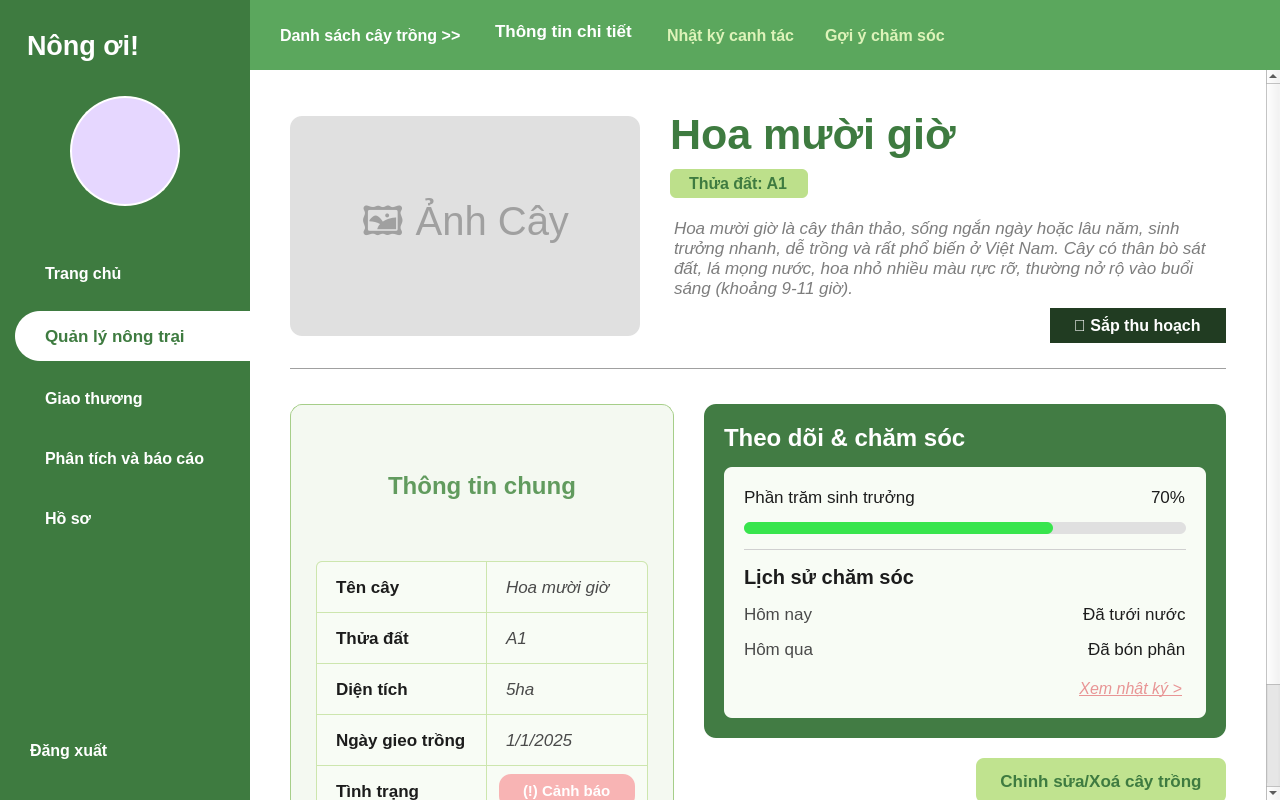
<?xml version="1.0" encoding="UTF-8"?>
<ui version="4.0">
 <class>ChiTietCayTrongScreen</class>
 <widget class="QWidget" name="ChiTietCayTrongScreen">
  <property name="geometry">
   <rect>
    <x>0</x>
    <y>0</y>
    <width>1280</width>
    <height>800</height>
   </rect>
  </property>
  <property name="windowTitle">
   <string>Chi tiết cây trồng - Nông Ơi</string>
  </property>
  <property name="styleSheet">
   <string notr="true">QWidget#ChiTietCayTrongScreen {
    background-color: #FFFFFF;
}
QLabel, QLineEdit, QPushButton, QComboBox, QCheckBox {
    font-family: 'Segoe UI', Arial, sans-serif;
}
QScrollArea {
    border: none;
    background-color: transparent;
}</string>
  </property>
  <layout class="QHBoxLayout" name="main_layout">
   <property name="spacing">
    <number>0</number>
   </property>
   <property name="leftMargin">
    <number>0</number>
   </property>
   <property name="topMargin">
    <number>0</number>
   </property>
   <property name="rightMargin">
    <number>0</number>
   </property>
   <property name="bottomMargin">
    <number>0</number>
   </property>
   <item>
    <widget class="QFrame" name="sidebar">
     <property name="minimumSize">
      <size>
       <width>250</width>
       <height>0</height>
      </size>
     </property>
     <property name="maximumSize">
      <size>
       <width>250</width>
       <height>16777215</height>
      </size>
     </property>
     <property name="styleSheet">
      <string notr="true">QFrame#sidebar {
    background-color: #3E7B40;
}</string>
     </property>
     <layout class="QVBoxLayout" name="verticalLayout_sidebar">
      <property name="spacing">
       <number>15</number>
      </property>
      <property name="leftMargin">
       <number>0</number>
      </property>
      <property name="topMargin">
       <number>30</number>
      </property>
      <property name="rightMargin">
       <number>0</number>
      </property>
      <property name="bottomMargin">
       <number>30</number>
      </property>
      <item>
       <widget class="QLabel" name="lbl_logo">
        <property name="styleSheet">
         <string notr="true">color: white;
font-size: 20pt;
font-weight: bold;
padding-left: 20px;</string>
        </property>
        <property name="text">
         <string>Nông ơi!</string>
        </property>
       </widget>
      </item>
      <item>
       <spacer name="verticalSpacer_avatar_top">
        <property name="orientation">
         <enum>Qt::Vertical</enum>
        </property>
        <property name="sizeType">
         <enum>QSizePolicy::Fixed</enum>
        </property>
        <property name="sizeHint" stdset="0">
         <size>
          <width>20</width>
          <height>20</height>
         </size>
        </property>
       </spacer>
      </item>
      <item>
       <layout class="QHBoxLayout" name="avatar_layout">
        <item>
         <widget class="QLabel" name="lbl_avatar">
          <property name="minimumSize">
           <size>
            <width>110</width>
            <height>110</height>
           </size>
          </property>
          <property name="maximumSize">
           <size>
            <width>110</width>
            <height>110</height>
           </size>
          </property>
          <property name="styleSheet">
           <string notr="true">background-color: #E6D7FF; border-radius: 55px; border: 2px solid white;</string>
          </property>
          <property name="text">
           <string/>
          </property>
          <property name="pixmap">
           <pixmap>../Hình ảnh/icon_user_purple.png</pixmap>
          </property>
          <property name="scaledContents">
           <bool>true</bool>
          </property>
          <property name="alignment">
           <set>Qt::AlignCenter</set>
          </property>
         </widget>
        </item>
       </layout>
      </item>
      <item>
       <spacer name="verticalSpacer_menu_top">
        <property name="orientation">
         <enum>Qt::Vertical</enum>
        </property>
        <property name="sizeType">
         <enum>QSizePolicy::Fixed</enum>
        </property>
        <property name="sizeHint" stdset="0">
         <size>
          <width>20</width>
          <height>30</height>
         </size>
        </property>
       </spacer>
      </item>
      <item>
       <widget class="QPushButton" name="btn_menu_trang_chu">
        <property name="minimumSize">
         <size>
          <width>0</width>
          <height>45</height>
         </size>
        </property>
        <property name="cursor">
         <cursorShape>PointingHandCursor</cursorShape>
        </property>
        <property name="styleSheet">
         <string notr="true">QPushButton { background-color: transparent; color: white; font-size: 12pt; font-weight: bold; text-align: left; padding-left: 45px; border: none; } QPushButton:hover { color: #DDF3B9; }</string>
        </property>
        <property name="text">
         <string>Trang chủ</string>
        </property>
       </widget>
      </item>
      <item>
       <widget class="QPushButton" name="btn_menu_quan_ly">
        <property name="minimumSize">
         <size>
          <width>0</width>
          <height>50</height>
         </size>
        </property>
        <property name="cursor">
         <cursorShape>PointingHandCursor</cursorShape>
        </property>
        <property name="styleSheet">
         <string notr="true">QPushButton { background-color: #FFFFFF; color: #3E7B40; font-size: 13pt; font-weight: bold; text-align: left; padding-left: 30px; border: none; border-top-left-radius: 25px; border-bottom-left-radius: 25px; margin-left: 15px; }</string>
        </property>
        <property name="text">
         <string>Quản lý nông trại</string>
        </property>
       </widget>
      </item>
      <item>
       <widget class="QPushButton" name="btn_menu_giao_thuong">
        <property name="minimumSize">
         <size>
          <width>0</width>
          <height>45</height>
         </size>
        </property>
        <property name="cursor">
         <cursorShape>PointingHandCursor</cursorShape>
        </property>
        <property name="styleSheet">
         <string notr="true">QPushButton { background-color: transparent; color: white; font-size: 12pt; font-weight: bold; text-align: left; padding-left: 45px; border: none; } QPushButton:hover { color: #DDF3B9; }</string>
        </property>
        <property name="text">
         <string>Giao thương</string>
        </property>
       </widget>
      </item>
      <item>
       <widget class="QPushButton" name="btn_menu_phan_tich">
        <property name="minimumSize">
         <size>
          <width>0</width>
          <height>45</height>
         </size>
        </property>
        <property name="cursor">
         <cursorShape>PointingHandCursor</cursorShape>
        </property>
        <property name="styleSheet">
         <string notr="true">QPushButton { background-color: transparent; color: white; font-size: 12pt; font-weight: bold; text-align: left; padding-left: 45px; border: none; } QPushButton:hover { color: #DDF3B9; }</string>
        </property>
        <property name="text">
         <string>Phân tích và báo cáo</string>
        </property>
       </widget>
      </item>
      <item>
       <widget class="QPushButton" name="btn_menu_ho_so">
        <property name="minimumSize">
         <size>
          <width>0</width>
          <height>45</height>
         </size>
        </property>
        <property name="cursor">
         <cursorShape>PointingHandCursor</cursorShape>
        </property>
        <property name="styleSheet">
         <string notr="true">QPushButton { background-color: transparent; color: white; font-size: 12pt; font-weight: bold; text-align: left; padding-left: 45px; border: none; } QPushButton:hover { color: #DDF3B9; }</string>
        </property>
        <property name="text">
         <string>Hồ sơ</string>
        </property>
       </widget>
      </item>
      <item>
       <spacer name="verticalSpacer_sidebar_bottom">
        <property name="orientation">
         <enum>Qt::Vertical</enum>
        </property>
        <property name="sizeHint" stdset="0">
         <size>
          <width>20</width>
          <height>40</height>
         </size>
        </property>
       </spacer>
      </item>
      <item>
       <widget class="QPushButton" name="btn_dang_xuat">
        <property name="minimumSize">
         <size>
          <width>0</width>
          <height>40</height>
         </size>
        </property>
        <property name="cursor">
         <cursorShape>PointingHandCursor</cursorShape>
        </property>
        <property name="styleSheet">
         <string notr="true">QPushButton { background-color: transparent; color: white; font-size: 12pt; font-weight: bold; text-align: left; padding-left: 30px; border: none; } QPushButton:hover { color: #FFB3B3; }</string>
        </property>
        <property name="text">
         <string>Đăng xuất</string>
        </property>
       </widget>
      </item>
     </layout>
    </widget>
   </item>
   <item>
    <layout class="QVBoxLayout" name="verticalLayout_main">
     <property name="spacing">
      <number>0</number>
     </property>
     <item>
      <widget class="QFrame" name="top_bar">
       <property name="minimumSize">
        <size>
         <width>0</width>
         <height>70</height>
        </size>
       </property>
       <property name="maximumSize">
        <size>
         <width>16777215</width>
         <height>70</height>
        </size>
       </property>
       <property name="styleSheet">
        <string notr="true">QFrame#top_bar { background-color: #5BA75D; }</string>
       </property>
       <layout class="QHBoxLayout" name="horizontalLayout_topbar">
        <property name="spacing">
         <number>30</number>
        </property>
        <property name="leftMargin">
         <number>30</number>
        </property>
        <property name="rightMargin">
         <number>30</number>
        </property>
        <item>
         <widget class="QLabel" name="lbl_tab_danh_sach">
          <property name="cursor">
           <cursorShape>PointingHandCursor</cursorShape>
          </property>
          <property name="styleSheet">
           <string notr="true">color: white; font-size: 12pt; font-weight: bold;</string>
          </property>
          <property name="text">
           <string>Danh sách cây trồng &gt;&gt;</string>
          </property>
         </widget>
        </item>
        <item>
         <widget class="QLabel" name="lbl_tab_thong_tin">
          <property name="styleSheet">
           <string notr="true">color: white; font-size: 13pt; font-weight: bold; border-bottom: 3px solid white; padding-bottom: 5px;</string>
          </property>
          <property name="text">
           <string>Thông tin chi tiết</string>
          </property>
         </widget>
        </item>
        <item>
         <widget class="QLabel" name="lbl_tab_nhat_ky">
          <property name="cursor">
           <cursorShape>PointingHandCursor</cursorShape>
          </property>
          <property name="styleSheet">
           <string notr="true">color: #DDF3B9; font-size: 12pt; font-weight: bold;</string>
          </property>
          <property name="text">
           <string>Nhật ký canh tác</string>
          </property>
         </widget>
        </item>
        <item>
         <widget class="QLabel" name="lbl_tab_goi_y">
          <property name="cursor">
           <cursorShape>PointingHandCursor</cursorShape>
          </property>
          <property name="styleSheet">
           <string notr="true">color: #DDF3B9; font-size: 12pt; font-weight: bold;</string>
          </property>
          <property name="text">
           <string>Gợi ý chăm sóc</string>
          </property>
         </widget>
        </item>
        <item>
         <spacer name="horizontalSpacer_topbar">
          <property name="orientation">
           <enum>Qt::Horizontal</enum>
          </property>
          <property name="sizeHint" stdset="0">
           <size>
            <width>40</width>
            <height>20</height>
           </size>
          </property>
         </spacer>
        </item>
       </layout>
      </widget>
     </item>
     <item>
      <widget class="QScrollArea" name="scroll_area">
       <property name="styleSheet">
        <string notr="true">QScrollArea { background-color: #FFFFFF; border: none; }</string>
       </property>
       <property name="widgetResizable">
        <bool>true</bool>
       </property>
       <widget class="QWidget" name="scrollAreaWidgetContents">
        <property name="geometry">
         <rect>
          <x>0</x>
          <y>0</y>
          <width>1015</width>
          <height>905</height>
         </rect>
        </property>
        <property name="styleSheet">
         <string notr="true">QWidget#scrollAreaWidgetContents { background-color: #FFFFFF; }</string>
        </property>
        <layout class="QVBoxLayout" name="verticalLayout_scroll">
         <property name="spacing">
          <number>25</number>
         </property>
         <property name="leftMargin">
          <number>40</number>
         </property>
         <property name="topMargin">
          <number>40</number>
         </property>
         <property name="rightMargin">
          <number>40</number>
         </property>
         <property name="bottomMargin">
          <number>40</number>
         </property>
         <item>
          <layout class="QHBoxLayout" name="hbox_top_info">
           <property name="spacing">
            <number>30</number>
           </property>
           <item>
            <widget class="QLabel" name="img_cay_trong">
             <property name="minimumSize">
              <size>
               <width>350</width>
               <height>220</height>
              </size>
             </property>
             <property name="maximumSize">
              <size>
               <width>350</width>
               <height>220</height>
              </size>
             </property>
             <property name="styleSheet">
              <string notr="true">background-color: #E0E0E0; border-radius: 12px; font-size: 30pt; color: #A0A0A0;</string>
             </property>
             <property name="text">
              <string>🖼️ Ảnh Cây</string>
             </property>
             <property name="alignment">
              <set>Qt::AlignCenter</set>
             </property>
            </widget>
           </item>
           <item>
            <layout class="QVBoxLayout" name="vbox_basic_info">
             <property name="spacing">
              <number>10</number>
             </property>
             <item>
              <widget class="QLabel" name="lbl_ten_cay_to">
               <property name="styleSheet">
                <string notr="true">color: #3E7B40; font-size: 32pt; font-weight: 900;</string>
               </property>
               <property name="text">
                <string>Hoa mười giờ</string>
               </property>
              </widget>
             </item>
             <item>
              <layout class="QHBoxLayout">
               <item>
                <widget class="QLabel" name="lbl_badge_thua">
                 <property name="styleSheet">
                  <string notr="true">background-color: #BDE08B; color: #3E7B40; font-size: 12pt; font-weight: bold; border-radius: 6px; padding: 5px 15px;</string>
                 </property>
                 <property name="text">
                  <string>Thửa đất: A1</string>
                 </property>
                </widget>
               </item>
               <item>
                <spacer>
                 <property name="orientation">
                  <enum>Qt::Horizontal</enum>
                 </property>
                 <property name="sizeHint" stdset="0">
                  <size>
                   <width>40</width>
                   <height>20</height>
                  </size>
                 </property>
                </spacer>
               </item>
              </layout>
             </item>
             <item>
              <widget class="QLabel" name="lbl_mo_ta">
               <property name="styleSheet">
                <string notr="true">color: #7D7D7D; font-size: 13pt; font-style: italic; line-height: 1.5; margin-top: 10px;</string>
               </property>
               <property name="text">
                <string>Hoa mười giờ là cây thân thảo, sống ngắn ngày hoặc lâu năm, sinh trưởng nhanh, dễ trồng và rất phổ biến ở Việt Nam. Cây có thân bò sát đất, lá mọng nước, hoa nhỏ nhiều màu rực rỡ, thường nở rộ vào buổi sáng (khoảng 9-11 giờ).</string>
               </property>
               <property name="wordWrap">
                <bool>true</bool>
               </property>
              </widget>
             </item>
             <item>
              <layout class="QHBoxLayout">
               <item>
                <spacer>
                 <property name="orientation">
                  <enum>Qt::Horizontal</enum>
                 </property>
                 <property name="sizeHint" stdset="0">
                  <size>
                   <width>40</width>
                   <height>20</height>
                  </size>
                 </property>
                </spacer>
               </item>
               <item>
                <widget class="QLabel" name="lbl_badge_status_main">
                 <property name="styleSheet">
                  <string notr="true">background-color: #213C22; color: white; font-size: 12pt; font-weight: bold; border-radius: 18px; padding: 8px 20px;</string>
                 </property>
                 <property name="text">
                  <string>🌱 Sắp thu hoạch</string>
                 </property>
                </widget>
               </item>
              </layout>
             </item>
            </layout>
           </item>
          </layout>
         </item>
         <item>
          <widget class="QFrame" name="line_divider">
           <property name="minimumSize">
            <size>
             <width>0</width>
             <height>1</height>
            </size>
           </property>
           <property name="styleSheet">
            <string notr="true">background-color: #A0A0A0;</string>
           </property>
          </widget>
         </item>
         <item>
          <layout class="QHBoxLayout" name="hbox_bottom_cards">
           <property name="spacing">
            <number>30</number>
           </property>
           <property name="topMargin">
            <number>10</number>
           </property>
           <item>
            <widget class="QFrame" name="card_thong_tin_chung">
             <property name="styleSheet">
              <string notr="true">QFrame#card_thong_tin_chung {
    background-color: #F4F9F1;
    border: 1px solid #A6CE89;
    border-radius: 12px;
}</string>
             </property>
             <layout class="QVBoxLayout" name="vbox_card1">
              <property name="spacing">
               <number>20</number>
              </property>
              <property name="leftMargin">
               <number>25</number>
              </property>
              <property name="topMargin">
               <number>25</number>
              </property>
              <property name="rightMargin">
               <number>25</number>
              </property>
              <property name="bottomMargin">
               <number>25</number>
              </property>
              <item>
               <widget class="QLabel" name="lbl_ttc_title">
                <property name="styleSheet">
                 <string notr="true">color: #619B5E; font-size: 18pt; font-weight: bold; border: none;</string>
                </property>
                <property name="text">
                 <string>Thông tin chung</string>
                </property>
                <property name="alignment">
                 <set>Qt::AlignCenter</set>
                </property>
               </widget>
              </item>
              <item>
               <widget class="QFrame" name="frame_ttc_grid_bg">
                <property name="styleSheet">
                 <string notr="true">QFrame#frame_ttc_grid_bg {
    background-color: #CDE6AE;
    border-radius: 6px;
}</string>
                </property>
                <layout class="QGridLayout" name="gridLayout_ttc">
                 <property name="leftMargin">
                  <number>1</number>
                 </property>
                 <property name="topMargin">
                  <number>1</number>
                 </property>
                 <property name="rightMargin">
                  <number>1</number>
                 </property>
                 <property name="bottomMargin">
                  <number>1</number>
                 </property>
                 <property name="spacing">
                  <number>1</number>
                 </property>
                 <item row="0" column="0">
                  <widget class="QLabel" name="lbl_ttc_col1_1">
                   <property name="styleSheet">
                    <string notr="true">background-color: #F8FCF5; color: #1C1C1C; font-size: 13pt; font-weight: bold; padding: 15px; border-top-left-radius: 5px;</string>
                   </property>
                   <property name="text">
                    <string>Tên cây</string>
                   </property>
                  </widget>
                 </item>
                 <item row="0" column="1">
                  <widget class="QLabel" name="lbl_ttc_col2_1">
                   <property name="styleSheet">
                    <string notr="true">background-color: #F8FCF5; color: #4A4A4A; font-size: 13pt; font-style: italic; padding: 15px; border-top-right-radius: 5px;</string>
                   </property>
                   <property name="text">
                    <string>Hoa mười giờ</string>
                   </property>
                  </widget>
                 </item>
                 <item row="1" column="0">
                  <widget class="QLabel" name="lbl_ttc_col1_2">
                   <property name="styleSheet">
                    <string notr="true">background-color: #F8FCF5; color: #1C1C1C; font-size: 13pt; font-weight: bold; padding: 15px;</string>
                   </property>
                   <property name="text">
                    <string>Thửa đất</string>
                   </property>
                  </widget>
                 </item>
                 <item row="1" column="1">
                  <widget class="QLabel" name="lbl_ttc_col2_2">
                   <property name="styleSheet">
                    <string notr="true">background-color: #F8FCF5; color: #4A4A4A; font-size: 13pt; font-style: italic; padding: 15px;</string>
                   </property>
                   <property name="text">
                    <string>A1</string>
                   </property>
                  </widget>
                 </item>
                 <item row="2" column="0">
                  <widget class="QLabel" name="lbl_ttc_col1_3">
                   <property name="styleSheet">
                    <string notr="true">background-color: #F8FCF5; color: #1C1C1C; font-size: 13pt; font-weight: bold; padding: 15px;</string>
                   </property>
                   <property name="text">
                    <string>Diện tích</string>
                   </property>
                  </widget>
                 </item>
                 <item row="2" column="1">
                  <widget class="QLabel" name="lbl_ttc_col2_3">
                   <property name="styleSheet">
                    <string notr="true">background-color: #F8FCF5; color: #4A4A4A; font-size: 13pt; font-style: italic; padding: 15px;</string>
                   </property>
                   <property name="text">
                    <string>5ha</string>
                   </property>
                  </widget>
                 </item>
                 <item row="3" column="0">
                  <widget class="QLabel" name="lbl_ttc_col1_4">
                   <property name="styleSheet">
                    <string notr="true">background-color: #F8FCF5; color: #1C1C1C; font-size: 13pt; font-weight: bold; padding: 15px;</string>
                   </property>
                   <property name="text">
                    <string>Ngày gieo trồng</string>
                   </property>
                  </widget>
                 </item>
                 <item row="3" column="1">
                  <widget class="QLabel" name="lbl_ttc_col2_4">
                   <property name="styleSheet">
                    <string notr="true">background-color: #F8FCF5; color: #4A4A4A; font-size: 13pt; font-style: italic; padding: 15px;</string>
                   </property>
                   <property name="text">
                    <string>1/1/2025</string>
                   </property>
                  </widget>
                 </item>
                 <item row="4" column="0">
                  <widget class="QLabel" name="lbl_ttc_col1_5">
                   <property name="styleSheet">
                    <string notr="true">background-color: #F8FCF5; color: #1C1C1C; font-size: 13pt; font-weight: bold; padding: 15px; border-bottom-left-radius: 5px;</string>
                   </property>
                   <property name="text">
                    <string>Tình trạng</string>
                   </property>
                  </widget>
                 </item>
                 <item row="4" column="1">
                  <widget class="QFrame" name="frame_ttc_col2_5">
                   <property name="styleSheet">
                    <string notr="true">background-color: #F8FCF5; border-bottom-right-radius: 5px;</string>
                   </property>
                   <layout class="QHBoxLayout">
                    <property name="leftMargin">
                     <number>12</number>
                    </property>
                    <property name="topMargin">
                     <number>8</number>
                    </property>
                    <property name="rightMargin">
                     <number>12</number>
                    </property>
                    <property name="bottomMargin">
                     <number>8</number>
                    </property>
                    <item alignment="Qt::AlignLeft">
                     <widget class="QLabel" name="lbl_badge_canhbao">
                      <property name="styleSheet">
                       <string notr="true">background-color: #F8B4B4; color: white; border-radius: 12px; padding: 6px 20px; font-size: 11pt; font-weight: bold;</string>
                      </property>
                      <property name="text">
                       <string>(!) Cảnh báo</string>
                      </property>
                     </widget>
                    </item>
                   </layout>
                  </widget>
                 </item>
                </layout>
               </widget>
              </item>
             </layout>
            </widget>
           </item>
           <item>
            <layout class="QVBoxLayout" name="vbox_right_cards">
             <property name="spacing">
              <number>20</number>
             </property>
             <item>
              <widget class="QFrame" name="card_theo_doi">
               <property name="styleSheet">
                <string notr="true">QFrame#card_theo_doi {
    background-color: #427C44;
    border-radius: 12px;
}</string>
               </property>
               <layout class="QVBoxLayout" name="vbox_card2">
                <property name="spacing">
                 <number>15</number>
                </property>
                <property name="leftMargin">
                 <number>20</number>
                </property>
                <property name="topMargin">
                 <number>20</number>
                </property>
                <property name="rightMargin">
                 <number>20</number>
                </property>
                <property name="bottomMargin">
                 <number>20</number>
                </property>
                <item>
                 <widget class="QLabel" name="lbl_td_title">
                  <property name="styleSheet">
                   <string notr="true">color: white; font-size: 18pt; font-weight: bold; border: none;</string>
                  </property>
                  <property name="text">
                   <string>Theo dõi &amp; chăm sóc</string>
                  </property>
                 </widget>
                </item>
                <item>
                 <widget class="QFrame" name="frame_td_inner">
                  <property name="styleSheet">
                   <string notr="true">QFrame#frame_td_inner { background-color: #F8FCF5; border-radius: 8px; }</string>
                  </property>
                  <layout class="QVBoxLayout" name="vbox_td_inner">
                   <property name="spacing">
                    <number>15</number>
                   </property>
                   <property name="leftMargin">
                    <number>20</number>
                   </property>
                   <property name="topMargin">
                    <number>20</number>
                   </property>
                   <property name="rightMargin">
                    <number>20</number>
                   </property>
                   <property name="bottomMargin">
                    <number>20</number>
                   </property>
                   <item>
                    <layout class="QHBoxLayout">
                     <item>
                      <widget class="QLabel" name="label">
                       <property name="styleSheet">
                        <string notr="true">color: #1C1C1C; font-size: 13pt; border: none;</string>
                       </property>
                       <property name="text">
                        <string>Phần trăm sinh trưởng</string>
                       </property>
                      </widget>
                     </item>
                     <item>
                      <spacer>
                       <property name="orientation">
                        <enum>Qt::Horizontal</enum>
                       </property>
                       <property name="sizeHint" stdset="0">
                        <size>
                         <width>40</width>
                         <height>20</height>
                        </size>
                       </property>
                      </spacer>
                     </item>
                     <item>
                      <widget class="QLabel" name="label">
                       <property name="styleSheet">
                        <string notr="true">color: #1C1C1C; font-size: 13pt; border: none;</string>
                       </property>
                       <property name="text">
                        <string>70%</string>
                       </property>
                      </widget>
                     </item>
                    </layout>
                   </item>
                   <item>
                    <widget class="QProgressBar" name="prg_sinh_truong">
                     <property name="minimumSize">
                      <size>
                       <width>0</width>
                       <height>12</height>
                      </size>
                     </property>
                     <property name="maximumSize">
                      <size>
                       <width>16777215</width>
                       <height>12</height>
                      </size>
                     </property>
                     <property name="styleSheet">
                      <string notr="true">QProgressBar { border: none; background-color: #E0E0E0; border-radius: 6px; } QProgressBar::chunk { background-color: #38E54D; border-radius: 6px; }</string>
                     </property>
                     <property name="value">
                      <number>70</number>
                     </property>
                     <property name="textVisible">
                      <bool>false</bool>
                     </property>
                    </widget>
                   </item>
                   <item>
                    <widget class="QFrame" name="line_td_inner">
                     <property name="minimumSize">
                      <size>
                       <width>0</width>
                       <height>1</height>
                      </size>
                     </property>
                     <property name="styleSheet">
                      <string notr="true">background-color: #D0D0D0; margin-top: 5px; margin-bottom: 5px;</string>
                     </property>
                    </widget>
                   </item>
                   <item>
                    <widget class="QLabel" name="lbl_ls_title">
                     <property name="styleSheet">
                      <string notr="true">color: #1C1C1C; font-size: 15pt; font-weight: bold; border: none;</string>
                     </property>
                     <property name="text">
                      <string>Lịch sử chăm sóc</string>
                     </property>
                    </widget>
                   </item>
                   <item>
                    <layout class="QHBoxLayout">
                     <item>
                      <widget class="QLabel" name="label">
                       <property name="styleSheet">
                        <string notr="true">color: #4A4A4A; font-size: 13pt; border: none;</string>
                       </property>
                       <property name="text">
                        <string>Hôm nay</string>
                       </property>
                      </widget>
                     </item>
                     <item>
                      <spacer>
                       <property name="orientation">
                        <enum>Qt::Horizontal</enum>
                       </property>
                       <property name="sizeHint" stdset="0">
                        <size>
                         <width>40</width>
                         <height>20</height>
                        </size>
                       </property>
                      </spacer>
                     </item>
                     <item>
                      <widget class="QLabel" name="label">
                       <property name="styleSheet">
                        <string notr="true">color: #1C1C1C; font-size: 13pt; border: none;</string>
                       </property>
                       <property name="text">
                        <string>Đã tưới nước</string>
                       </property>
                      </widget>
                     </item>
                    </layout>
                   </item>
                   <item>
                    <layout class="QHBoxLayout">
                     <item>
                      <widget class="QLabel" name="label">
                       <property name="styleSheet">
                        <string notr="true">color: #4A4A4A; font-size: 13pt; border: none;</string>
                       </property>
                       <property name="text">
                        <string>Hôm qua</string>
                       </property>
                      </widget>
                     </item>
                     <item>
                      <spacer>
                       <property name="orientation">
                        <enum>Qt::Horizontal</enum>
                       </property>
                       <property name="sizeHint" stdset="0">
                        <size>
                         <width>40</width>
                         <height>20</height>
                        </size>
                       </property>
                      </spacer>
                     </item>
                     <item>
                      <widget class="QLabel" name="label">
                       <property name="styleSheet">
                        <string notr="true">color: #1C1C1C; font-size: 13pt; border: none;</string>
                       </property>
                       <property name="text">
                        <string>Đã bón phân</string>
                       </property>
                      </widget>
                     </item>
                    </layout>
                   </item>
                   <item>
                    <widget class="QLabel" name="lbl_xem_nhat_ky">
                     <property name="cursor">
                      <cursorShape>PointingHandCursor</cursorShape>
                     </property>
                     <property name="styleSheet">
                      <string notr="true">color: #E89595; font-size: 12pt; font-style: italic; text-decoration: underline; border: none; margin-top: 5px;</string>
                     </property>
                     <property name="text">
                      <string>Xem nhật ký &gt;</string>
                     </property>
                     <property name="alignment">
                      <set>Qt::AlignRight|Qt::AlignTrailing|Qt::AlignVCenter</set>
                     </property>
                    </widget>
                   </item>
                  </layout>
                 </widget>
                </item>
               </layout>
              </widget>
             </item>
             <item>
              <layout class="QHBoxLayout">
               <item>
                <spacer>
                 <property name="orientation">
                  <enum>Qt::Horizontal</enum>
                 </property>
                 <property name="sizeHint" stdset="0">
                  <size>
                   <width>40</width>
                   <height>20</height>
                  </size>
                 </property>
                </spacer>
               </item>
               <item>
                <widget class="QPushButton" name="btn_edit_delete">
                 <property name="minimumSize">
                  <size>
                   <width>250</width>
                   <height>45</height>
                  </size>
                 </property>
                 <property name="cursor">
                  <cursorShape>PointingHandCursor</cursorShape>
                 </property>
                 <property name="styleSheet">
                  <string notr="true">QPushButton {
    background-color: #C0E38F;
    color: #3E7B40;
    border-radius: 8px;
    font-size: 13pt;
    font-weight: bold;
    border: none;
}
QPushButton:hover { background-color: #B2D87B; }</string>
                 </property>
                 <property name="text">
                  <string>Chỉnh sửa/Xoá cây trồng</string>
                 </property>
                </widget>
               </item>
              </layout>
             </item>
             <item>
              <spacer name="vs_right_cards_bot">
               <property name="orientation">
                <enum>Qt::Vertical</enum>
               </property>
               <property name="sizeHint" stdset="0">
                <size>
                 <width>20</width>
                 <height>40</height>
                </size>
               </property>
              </spacer>
             </item>
            </layout>
           </item>
          </layout>
         </item>
         <item>
          <spacer name="verticalSpacer_scroll_bottom">
           <property name="orientation">
            <enum>Qt::Vertical</enum>
           </property>
           <property name="sizeHint" stdset="0">
            <size>
             <width>20</width>
             <height>40</height>
            </size>
           </property>
          </spacer>
         </item>
        </layout>
       </widget>
      </widget>
     </item>
    </layout>
   </item>
  </layout>
 </widget>
 <resources/>
 <connections/>
</ui>
